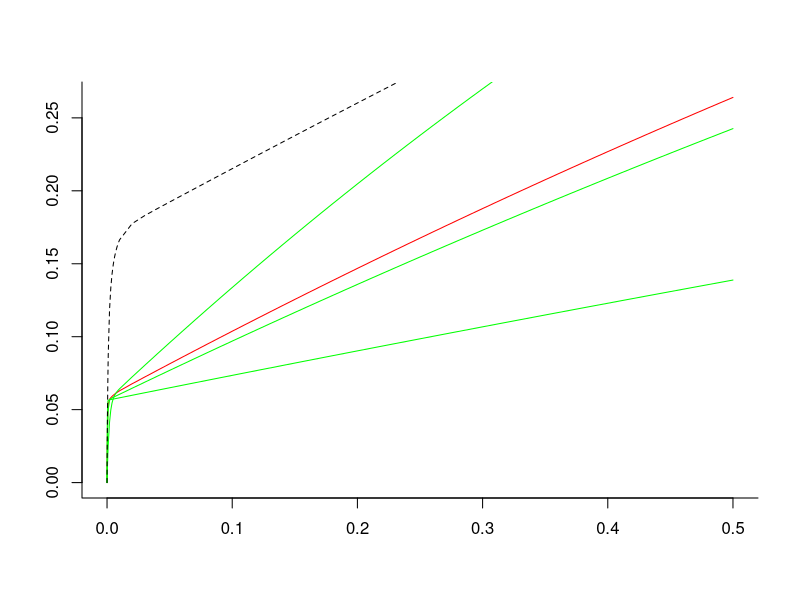
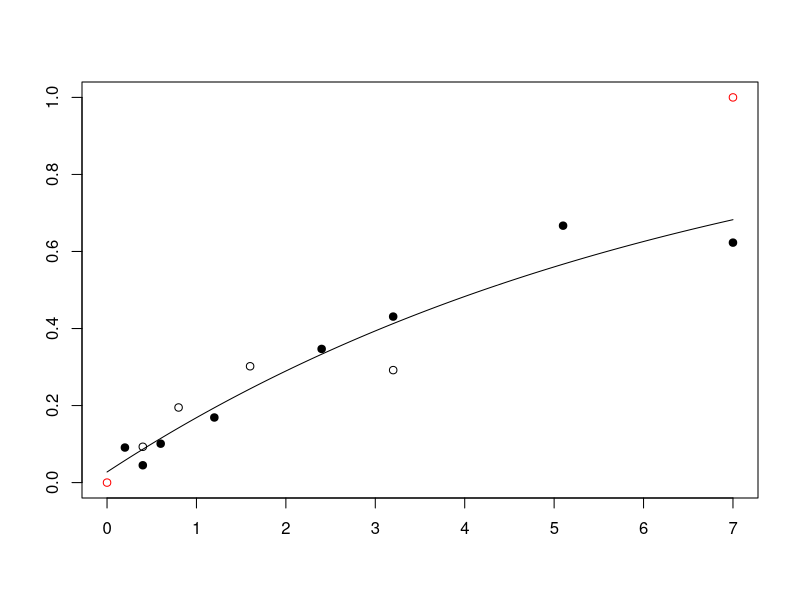
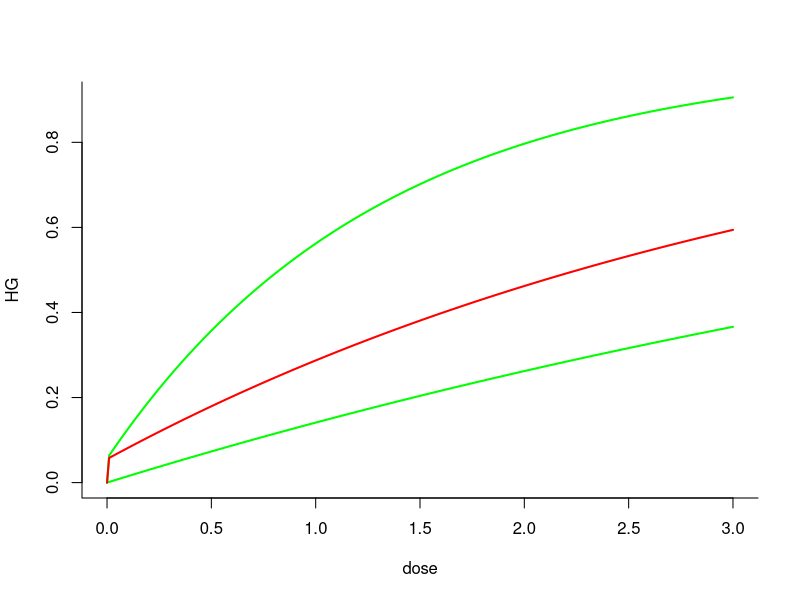
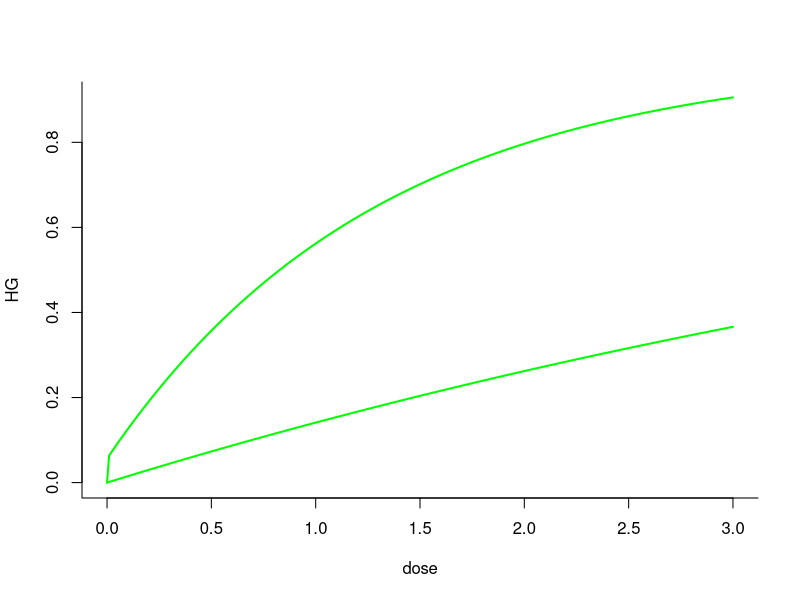

Generate these figures, in order, with R: (Note: this script raises an error after producing the figures.)
# Free, open-source software under GNU GPLv3. It comes with no warranty. 
# Concerns radiogenic mouse HG tumorigenesis.
# Written by Mark Ebert, Edward Huang, Dae Woong Ham and Ray Sachs, summer  and fall 2017. 
# Relevant references and their abbreviations in commenting this script are the following.
# ".93Alp"=Alpen et al. "Tumorigenic potential of high-Z, high-LET charged-particle radiations." Rad Res 136:382-391 (1993)
# ".94Alp"=Alpen et al. "Fluence-based relative biological effectiveness for charged particle carcinogenesis in mouse Harderian gland." Adv Space Res 14(10): 573-581. (1994).  
# "16Chang"=Chang et al. "Harderian Gland Tumorigenesis: Low-Dose and LET Response." Radiat Res 185(5): 449-460. (2016).  
# "16Srn"=Siranart et al."Mixed Beam Murine Harderian Gland Tumorigenesis: Predicted Dose-Effect Relationships if neither Synergism nor Antagonism Occurs." Radiat Res 186(6): 577-591 (2016).  
# "17Cuc"=Cucinotta & Cacao. "Non-Targeted Effects Models Predict Significantly Higher Mars Mission Cancer Risk than Targeted Effects Models." Sci Rep 7(1): 1832. (2017). PMC5431989
library(deSolve) # library for solving differential equations
library(minpack.lm) #for non-linear regression package
rm(list=ls())
####### Data #######
dfr <- data.frame( # data used in 16Chang; includes data analyzed in .93Alp and .94Alp  
  dose.1 = c(0.2,0.4,0.6,1.2,2.4,3.2,5.1,7,0.05,0.1,0.15,0.2,0.4,0.8,1.6,0.05,0.1,0.2,0.4,0,0.1,0.2,0.4,0.8,1.6,0.4,0.8,1.6,3.2,0.05,0.1,0.2,0.4,0.8,0.1,0.2,0.4,0.8,0.1,0.2,0.4,0.04,0.08,0.16,0.32,0.033,0.066,0.13,0.26,0.52,.2, .4, .6),
  HG = c(0.091,0.045,0.101,0.169,0.347,0.431,0.667,0.623,0.156,0.215,0.232,0.307,0.325,0.554,0.649,0.123,0.145,0.207,0.31,0.026,0.083,0.25,0.39,0.438,0.424,0.093,0.195,0.302,0.292,0.109,0.054,0.066,0.128,0.286,0.183,0.167,0.396,0.536,0.192,0.234,0.317,0.092,0.131,0.124,0.297,0.082,0.088,0.146,0.236,0.371,.154,.132,.333),#HG prevalence as defined in 16Chang
  NWeight = c(520,2048,1145,584,313,232,293,221,1162,877,455,409,374,223,320,742,661,347,131,6081,1091,251,244,191,131,645,255,199,111,649,378,973,833,201,468,381,197,109,496,257,185,1902,1063,884,350,1767,1408,874,299,261,322,206,67),
  #nominal weight for weighted least squaresregression; see .93Alp. The Lanthanum entries were obtained by measuring the main graph in 17Cuc 
  index=c(rep(1,8),rep(0,17), rep(1,4),  rep(0,24)),#index=0 for Z>3 ions, 1 otherwise. Not needed in some models
  L = c(rep(1.6,8), rep(193, 7), rep(250, 4), rep(195, 6), rep(0.4, 4), rep(25, 5), rep(464, 4), rep(193, 3),rep(70, 4), rep(100, 5), rep(953, 3)), ##L=LET=LET_infinity=stopping power (keV/micron)
  Z = c(rep(2, 8), rep(26, 17), rep(1, 4), rep(10, 5), rep(43, 4), rep(26, 3), rep(14, 4), rep(22, 5), rep(57, 3)),#atomic number, charge in units of proton charge on fully ionized atomic nucleus, e.g. 2 for 2He4
  Zeff = c(rep("TBD", 53)),# effective ion charge according to the formula of W.H Barkas. Zeff <= Z. Calculated below. For this data, only very slightly less than Z.
  beta = c(rep("TBD", 53)),# ion speed, relative to speed of light, calculated below
  MeVperu = c(rep(228, 8), rep(600, 7), rep(300, 4), rep(600, 6), rep(250, 4), rep(670, 5), rep(600, 4), rep(600, 3), rep(260, 4), rep(1000, 5), rep(593, 3)),#Kinetic energy in MeV, divided by atomic mass, e.g. divided by 4u=4x931.5 MeV/c^2 for 2He4
  Katz = c(rep("TBD", 53)),#for fully ionized nuclei, Katz's Z^2/beta^2, Calculated below. It is part of the Bethe Barkas Bloch equation for stopping power. Our calculations don't use Katz, but various similar calculations do.
  ion = c(rep("He4", 8), rep("Fe56", 17), rep("p", 4), rep("Ne20", 5), rep("Nb93", 4), rep("Fe56", 3), rep("Si28", 4), rep("Ti48", 5), rep("La139", 3)),
  comments = c(".93AlpLooksOK", rep("", 7), ".93AlplooksOK", rep('', 11), ".93Alp.no.iso", "not in 17Cuc (or 16Chang?)", rep("", 3), "16Chang all OK?", rep('', 24), ".94Alp","From graphs",'e.g. in 17Cuc')
) 

# Data for HG induced by photons from Cs-137 or Co-60 beta decay; from 16Chang (and calibration of LQ model)
ddd <- data.frame(dose.1 = c(0, 0.4, 0.8, 1.6, 3.2, 7, 0, .4, .8, .12, 1.6),
                  HG = c(.026, .048, .093, .137, .322, .462, .0497, .054, .067, .128, .202),
                  NWeight = c(6081.2, 4989.5, 1896.8, 981.1, 522.2, 205.2, 7474.1, 2877.6, 1423.7, 689.9, 514.9),
                  Nucleus = c(rep("Cobalt-60", 6), rep("Cesium-137", 5)),
                  Comments = c(rep("TBD", 11))
)
Y <- 0.001 * dfr[, "MeVperu"] # convert to GeV/u for convenience in a calculation
dfr[, "Katz"] <- round((dfr[, "Z"]) ^2 * (2.57 * Y^2 + 4.781 * Y + 2.233) / (2.57 * Y^2 + 4.781 * Y), 2) # special relativistic calculation of Z^2/beta^2. The numerics include conversion from GeV to joules and from u to kg.
dfr[, "beta"] <- round(dfr[, "Z"] * sqrt(1 / dfr[, "Katz"]), 3) # i.e. Z*sqrt(beta^2/Z^2) 
dfr[, "Zeff"] <- round(dfr[, "Z"] * (1 - exp( -125 * dfr[, "Z"] ^ (-2.0 / 3))), 2) # Barkas formula for Zeff; for us Zeff is almost Z

dfra <- dfr[c(1:19,26:53),] ##removes the zero dose case and the no isograft data

#####  photon and HZE/NTE Models #####
LQ <- lm(HG ~ dose.1 + I(dose.1 ^ 2), data = ddd) # linear model fit on ddd dataset
summary(LQ, correlation = T) 

#HERE OUR NEW HZE/NTE MODEL; works well. Uses 3 adjustable parameters. There is also an HZE/TE model and NTE or TE models for Z<=3, but for a while we now use the HZE/NTE model for Z>3 with data for Z>=8  
dfrHZE <- subset(dfra, Z > 3) # look only at HZE not at much lower LET ions. # In next line phi controls how fast NTE build up from zero; not really needed during calibration since 150*phi*Dose/L>>1 at every observed Dose !=0. phi needed for later synergy calculations.
phi <- 1000 # Even larger phi should give the same final results, but might cause extra problems with R. 
HZEm <- nls(HG ~ .0275 + (1 - exp ( -0.01 * (aa1 * L * dose.1 * exp( -aa2 * L) + (1 - exp( -150 * phi * dose.1 / L)) * kk1))), #  calibrating parameters in a model that modifies the hazard function NTE models in 17Cuc.
            data = dfrHZE, 
            weights = NWeight,
            start = list(aa1 = .9, aa2 = .01, kk1 = 6)) 
summary(HZEm, correlation = T);vcov(HZEm)# parameter values & accuracy; variance-covariance matrix
NTE.HZE.c <- coef(HZEm) #  calibrated central values of the 3 parameters. Next is the IDER, =0 at dose 0
HHC <- function(dose.1,L) 0.01*(NTE.HZE.c[1]*L*dose.1*exp(-NTE.HZE.c[2]*L)+(1-exp(-150*phi*dose.1/L))*NTE.HZE.c[3]) # calibrated hazard function

CalculateHZEC <- function(dose.1, L) {
  1-exp(-HHC(dose.1,L)) #  Calibrated IDER
}

dose <- c(seq(0, .00001, by = 0.000001),seq(.00002,.0001,by=.00001),seq(.0002,.001,by=.0001),seq(.002,.01,by=.001),seq(.02,.5,by=.01))##look carefully near zero, but go out to 0.5 Gy
#dose=dose[1:30] #this can be used to zoom in on the very low dose behavior in the graphs
####### calculate baseline MIXDER I(d) for mixtures of HZE components modeled by NTE IDER #######
IntegrateNTE_HZE_IMIXDER <- function(r, L, d = dose, aa1 = NTE.HZE.c[1], aa2 = NTE.HZE.c[2], kk1 = NTE.HZE.c[3]) {
  dE <- function(yini, State, Pars) {
    aa1 <- aa1; aa2 <- aa2; kk1 <- kk1
    with(as.list(c(State, Pars)), {
      aa = vector(length = length(L))
      u = vector(length = length(L))
      for (i in 1:length(L)) {
        aa[i] = aa1*L[i]*exp(-aa2*L[i])
        u[i] = uniroot(function(d) 1-exp(-0.01*(aa[i]*d+(1-exp(-150*phi*d/L[i]))*kk1)) - I, lower = 0, upper = 20, tol = 10^-10)$root
      }
      dI = vector(length = length(L))
      for (i in 1:length(L)) {
        dI[i] = r[i]*0.01*(aa[i]+exp(-150*phi*u[i]/L[i])*kk1*150*phi/L[i])*exp(-0.01*(aa[i]*u[i]+(1-exp(-150*phi*u[i]/L[i]))*kk1))
        
      }
      dI = sum(dI)
      return(list(c(dI)))
    })
  }
  pars = NULL; yini = c(I= 0); d = d
  out = ode(yini, times = d, dE, pars, method = "radau")
  return(out)
} 

####### Plotting I(d) example
r <- c(1/3, 1/3, 1/3); L <- c(25, 70, 250)
INCRL <- IntegrateNTE_HZE_IMIXDER(r, L) # incremental effect additivity 
plot(INCRL, type='l', col='red', bty='l', ann='F') # ,ylim=c(0,.4) ; I(d) plot
lines(dose, CalculateHZEC(dose, 250), col='green') # component 3
lines(dose, CalculateHZEC(dose, 70), col='green') # component 2
lines(dose, CalculateHZEC(dose, 25), col='green') # component 1
SEA <- function(dose.1) CalculateHZEC(dose.1/3, 25) + CalculateHZEC(dose.1/3, 70) + CalculateHZEC(dose.1/3, 250)
lines(dose, SEA(dose), lty=2)
# another example
# r <- .25*1:4; L <- c(25,70,190,250);plot(INCRL, type='l',ylim=c(0,.5),col='red',bty='l',ann='F')
# lines(dose,CalculateHZEC(dose,190), col='green')#component 3
# lines(dose,CalculateHZEC(dose,250),col='green')#component 4
# lines(dose,CalculateHZEC(dose,70),col='green')#component 2
# lines(dose,CalculateHZEC(dose,25),col='green') #component 1
# SEA <- function(dose.1) CalculateHZEC(dose.1/4, 25) + CalculateHZEC(dose.1/4, 70) + CalculateHZEC(dose/4, 190) + CalculateHZEC(dose.1/3, 250)
# lines(dose, SEA(dose), lty=2)
##Next need Monte Carlo for 95%CI. Edward's Next Job
########### Light ion Z <= 3 model 1 ######### 
dfrL <- subset(dfra, Z <= 3) #for Light ions
LOW.m <- nls(HG ~ .0275 + 1-exp(-bet * dose.1),
             data = dfrL,
             weights = NWeight,
             start = list(bet = .5))
summary(LOW.m)
LOW.c <- coef(LOW.m)  # calibrated central values of the parameter
CalculateLOW.C <- function(dose.1, L) { # Calibrated Low LET model. Use L=0, but maybe later will use L >0 but small 
  return(1-exp(-LOW.c[1] * dose.1))
}  
#######Next: visual checks to see if our calibration is consistent with 16Chang, .93Alp, .94Alp and 17Cuc
## Put various values in our calibrated model to check with numbers and graphs in these references
#  L=193; dose.1 = dfrHZE[1:7, "dose.1"]; HGe = dfr[1:7,"HG"] # same for Fe
plot(c(0, 7), c(0, 1), col = 'red', ann = 'F') 
ddose <- 0.01 * 0:700; lines(ddose, CalculateLOW.C(ddose, 0) + .0275)  #calibrated lowLET IDER
points(dfrL[1:8, "dose.1"], dfrL[1:8,"HG"],pch=19) #RKS: Helium data points
points(dfrL[9:12, "dose.1"], dfrL[9:12, "HG"] )  # proton data points 

#####MIXDER# RKS next is just a  fossil I think
dE_1 <- function(d, aa1, aa2, kk1, phi, L) {
   ((150 * kk1 * phi * exp(-150 * phi * d / L) / L + aa1 * L * exp( -aa2 * L)) * 
  exp(-0.01 * (kk1 * (1 - exp( - 150 * phi * d / L)) + aa1 * L * exp(-aa2 * L) * d))) / 100
 }

dE_2 <- function(dose,L) { 
 LOW.c*exp(-LOW.c*dose)  
}

IntegrateNTE_HZE_LOW_IMIXDER <- function(r, L = 193, aa1 = NTE.HZE.c[1], aa2 = NTE.HZE.c[2], kk1 = NTE.HZE.c[3], phi = 3e3, beta = LOW.c, d) { 
  dE <- function(yini, State, Pars) {
    aa1 <- aa1; aa2 <- aa2; kk1 <- kk1;  beta <- beta; phi <- phi; L <- L
    with(as.list(c(State, Pars)), {
      u <- c(0, 0)
      u[1] <- uniroot(function(d) 1-exp(-0.01*(aa1*L*d*exp(-aa2*L)+(1-exp(-150*phi*d/L))*kk1)) - I, lower = 0, upper = 200, extendInt = "yes", tol = 10^-10)$root
      u[2] <- uniroot(function(d) 1-exp(-beta * d) - I, lower = 0, upper =200, extendInt = "yes", tol = 10^-10)$root#RKS changed upper to 200 instead of 5; cured lots of bugs; changed in u[1] also without helping or hurting. Maybe changing to upX or downX would be better still

      dI <- c(0, 0)
      dI[1] <- r[1] * dE_1(d = u[1], aa1 = aa1, aa2 = aa2, kk1 = kk1, phi = phi, L = L)
      dI[2] <- r[2] * dE_2(d = u[2], L = 0)
      dI <- sum(dI)
      return(list(c(dI)))
    })
  }
  return(ode(c(I = 0), times = d, dE, parms = NULL, method = "radau"))
}
r1 <- .2; r <- c(r1, 1 - r1) #Proportions. Next plot IDERs and MIXDER
d <- .01 * 0:300.
plot(x = d, y = CalculateHZEC(dose.1 = d, L = 173), type = "l", xlab="dose",ylab="HG",bty='l',col='green',lwd=2)
lines(x = d, y = CalculateLOW.C( d,0), col='green',lwd=2)
lines(x = d, y = IntegrateNTE_HZE_LOW_IMIXDER(r = r, d = d)[, 2], col = "red", lwd=2) # I(d)

# To be done next. HZE NTE MIXDER 95% CI (Edward)!!! Information criteria and 
# compare with 17Cuc (Mark)! clean up style
# Overall: add TE HZE models; decide on low LET models after seeing Mark's IC 
# results. Decide how to handle the various branches -- probably one ODE for NTE 
# HZE MIXDERs that may have on low LET component and one ODE for TE HZE MIXDERs ditto


#egh :: ASSIGNMENT: Calculate I(d) for N > 1 HZE IDERs and one low-LET IDER
calculateComplexId <- function(r, L, d, aa1 = NTE.HZE.c[1], aa2 = NTE.HZE.c[2], kk1 = NTE.HZE.c[3], phi = 3e3, beta = LOW.c, lowLET = FALSE) {
  ## FUNCTION DESCRIPTION
  # Calulates the function I(d) from N > 1 HZE IDERs and one low-LET IDER using 
  # incremental effect additivity
  dE <- function(yini, State, Pars) {
    aa1 <- aa1; aa2 <- aa2; kk1 <- kk1; beta <- beta; phi <- phi; L <- L
    with(as.list(c(State, Pars)), {
      aa <- vector(length = length(L))
      u <- vector(length = length(L))
      for (i in 1:length(L)) {
        aa[i] <- aa1 * L[i] * exp(-aa2 * L[i])
        # u[i] <- uniroot(function(d) 1-exp(-0.01*(aa1*L[i]*d*exp(-aa2*L[i])+(1-exp(-150*phi*d/L[i]))*kk1)) - I, lower = 0, upper = 200, extendInt = "yes", tol = 10^-10)$root #egh this is ised in the single HZE and lowLET example
        u[i] <- uniroot(function(d) 1-exp(-0.01*(aa[i]*d+(1-exp(-150*phi*d/L[i]))*kk1)) - I, lower = 0, upper = 200, tol = 10^-10)$root
      }
      dI <- vector(length = length(L))
      for (i in 1:length(L)) {
        # dI[i] <- r[i] * dE_1(d = u[i], aa1 = aa1, aa2 = aa2, kk1 = kk1, phi = phi, L = L) #egh this is used in the single HZE and lowLET example
        dI[i] <- r[i] * 0.01*(aa[i]+exp(-150*phi*u[i]/L[i])*kk1*150*phi/L[i])*exp(-0.01*(aa[i]*u[i]+(1-exp(-150*phi*u[i]/L[i]))*kk1))
      }
      if (lowLET == TRUE) {
        u[length(L) + 1] <- uniroot(function(d) 1-exp(-beta*d) - I, lower = 0, upper = 200, extendInt = "yes", tol = 10^-10)$root
        # dI[length(L) + 1] <- r[lengtCh(r)] * dE_2(d = u[length(L) + 1], L = 0)
        dI[length(L) + 1] <- 10000000
      }
      dI <- sum(dI)
      return(list(c(dI)))
      })
  }
  return(ode(c(I = 0), times = d, dE, parms = NULL, method = "radau")) #  Finds the solution I(d) of the differential equation dE
}

r1 <- .2; r <- c(r1, 1 - r1) #Proportions. Next plot IDERs and MIXDER
d <- .01 * 0:300.
plot(x = d, y = CalculateHZEC(dose.1 = d, L = 173), type = "l", xlab="dose",ylab="HG",bty='l',col='green',lwd=2)
lines(x = d, y = CalculateLOW.C( d,0), col='green',lwd=2)
lines(x = d, y = calculateComplexId(r = r, L = 193, d = d, lowLET = TRUE)[, 2], col = "red", lwd=2) # I(d)

r <- c(1/3, 1/3, 1/3); L <- c(25, 70, 250)
INCRL <- calculateComplexId(r, L, d = dose) # incremental effect additivity 
plot(INCRL, type='l', col='red', bty='l', ann='F') # ,ylim=c(0,.4) ; I(d) plot
lines(dose, CalculateHZEC(dose, 250), col='green') # component 3
lines(dose, CalculateHZEC(dose, 70), col='green') # component 2
lines(dose, CalculateHZEC(dose, 25), col='green') # component 1
